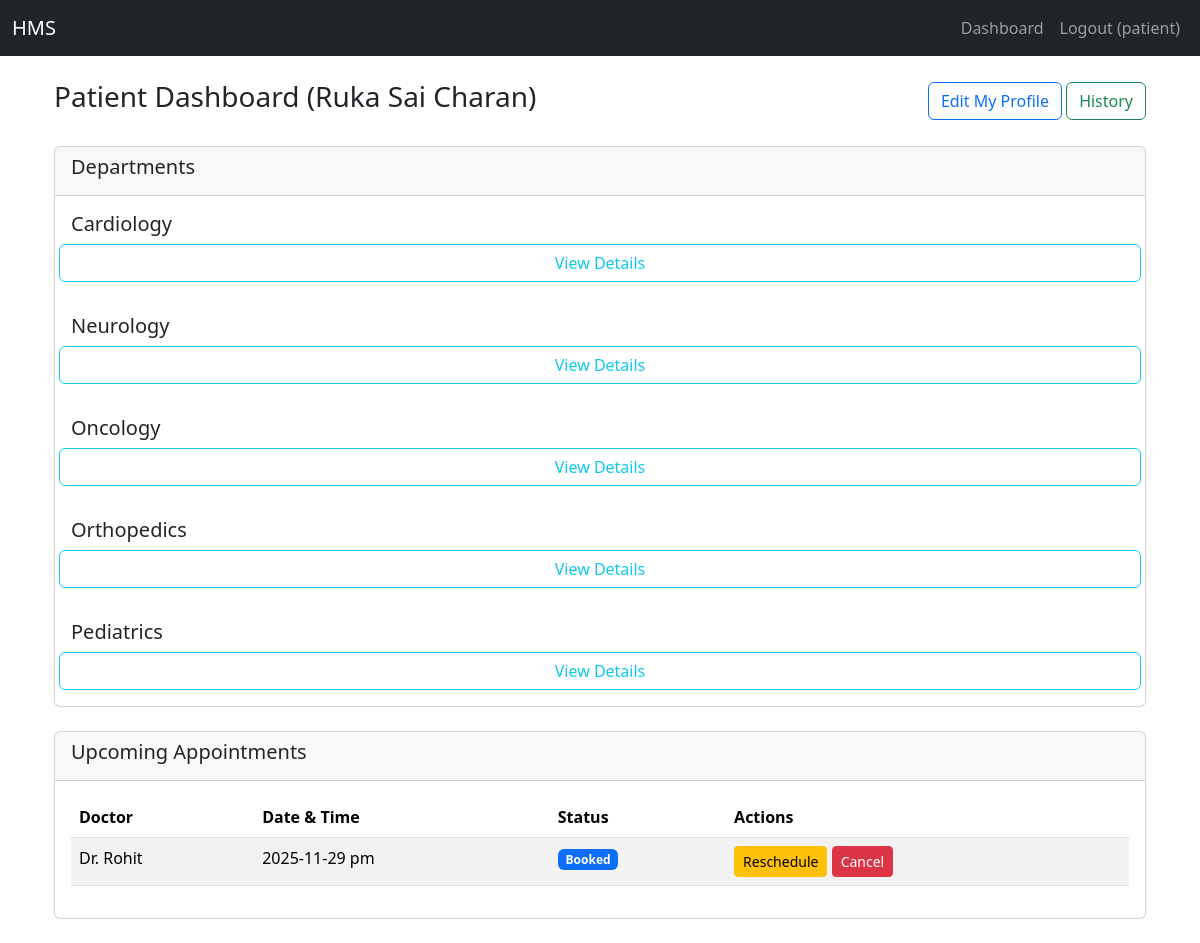
The page /patient/dashboard (signed in) on the database as committed earlier.
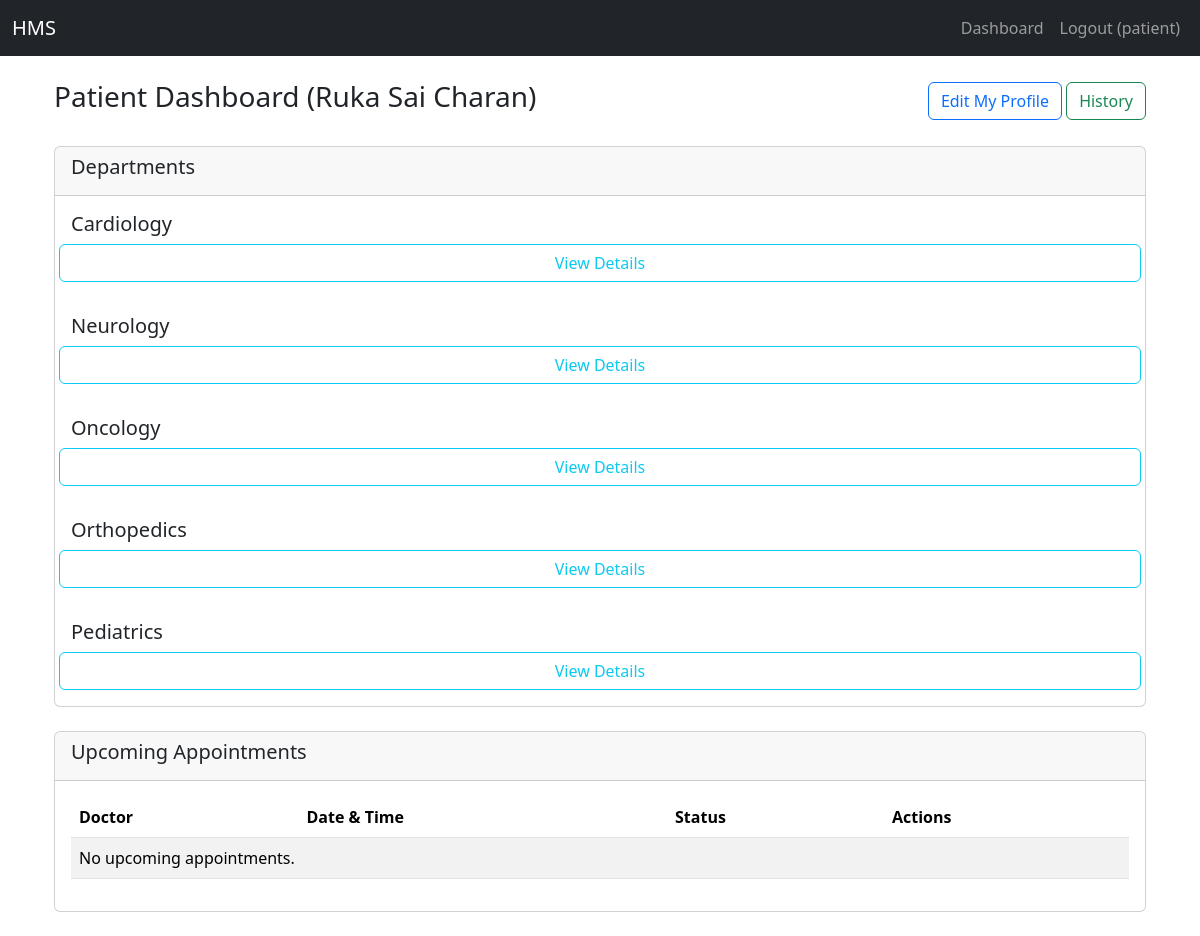
The same page on the database as committed later.
### models.py (models this page shows)
class Patient(db.Model):
    id = db.Column(db.Integer, primary_key=True)
    user_id = db.Column(db.Integer, db.ForeignKey('user.id'), nullable=False)
    name = db.Column(db.String(100), nullable=False)
    contact = db.Column(db.String(100))

class Department(db.Model):
    id = db.Column(db.Integer, primary_key=True)
    name = db.Column(db.String(100), unique=True, nullable=False)
    details = db.Column(db.String(100), default="")

class Appointment(db.Model):
    id = db.Column(db.Integer, primary_key=True)
    patient_id = db.Column(db.Integer, db.ForeignKey('patient.id'), nullable=False)
    doctor_id = db.Column(db.Integer, db.ForeignKey('doctor.id'), nullable=False)
    appointment_date = db.Column(db.String(100), nullable=False)
    status = db.Column(db.String(50), default='Booked') # e.g., Booked, Completed, Cancelled

class Doctor(db.Model):
    id = db.Column(db.Integer, primary_key=True)
    user_id = db.Column(db.Integer, db.ForeignKey('user.id'), nullable=False)
    department_id = db.Column(db.Integer, db.ForeignKey('department.id'), nullable=False)
    name = db.Column(db.String(100), nullable=False)
    dob = db.Column(db.DateTime, nullable=False)
    experience = db.Column(db.Integer, nullable=False)
    specialization = db.Column(db.String(100), nullable=False)
    qualifications = db.Column(db.String(100), nullable=True)
    availability = db.Column(db.String(200), default='{}')

### app.py (the view)
@app.route('/patient/dashboard', methods=['GET', 'POST'])
def patient_dashboard():
    if 'user_id' not in session or session.get('role') != 'patient':
        flash('Please log in as a patient.')
        return redirect(url_for('login'))
    patient = Patient.query.filter_by(user_id=session['user_id']).first()
    departments = Department.query.all()
    upcoming_appts_query = db.session.query(Appointment, Doctor).join(
        Doctor, Appointment.doctor_id == Doctor.id
    ).filter(
        Appointment.patient_id == patient.id,
        Appointment.status == 'Booked'
    ).all()
    past_appts_query = db.session.query(Appointment, Doctor).join(
        Doctor, Appointment.doctor_id == Doctor.id
    ).filter(
        Appointment.patient_id == patient.id,
        or_(Appointment.status == 'Completed', Appointment.status == 'Cancelled')
    ).all()
    past_app_data = []
    for appt, doctor in past_appts_query:
        treatment = None
        if appt.status == 'Completed':
            treatment = Treatment.query.filter_by(appointment_id=appt.id).first()
        past_app_data.append({
            'appointment': appt,
            'doctor_name': doctor.name,
            'treatment': treatment
        })
    print("APtientDara: ", patient.id)
    return render_template(
        'patient_dashboard.html',
        patient=patient,
        departments=departments,
        upcoming_appts=upcoming_appts_query, # These are (Appointment, Doctor) tuples
        past_app_data=past_app_data # This is our custom list of dicts
    )

### templates/patient_dashboard.html
{% extends "base.html" %}
{% block content %}
<div class="container-fluid">
    <div class="d-flex justify-content-between align-items-center mb-4">
        <h3>Patient Dashboard ({{ patient.name }})</h1>
        <div>
            <a href="{{ url_for('patient_profile') }}" class="btn btn-outline-primary">
                Edit My Profile
            </a>
            <a href="{{ url_for('patient_history', patient_id=patient.id) }}" class="btn btn-outline-success">
                History
            </a>
        </div>
    </div>
    <div class="card mb-4">
        <div class="card-header">
            <h5>Departments</h5>
        </div>
        {% for dept in departments %}
        <div class="card-body">
            <div class="row">
                <h5>{{dept.name}}</h5>
                <a href="" class="btn btn-outline-info">View Details</a>
            </div>
        </div>
        {% endfor %}
    </div>
    <div class="card mb-4">
        <div class="card-header">
            <h5>Upcoming Appointments</h5>
        </div>
        <div class="card-body">
            <table class="table table-striped">
                <thead>
                    <tr>
                        <th>Doctor</th>
                        <th>Date & Time</th>
                        <th>Status</th>
                        <th>Actions</th>
                    </tr>
                </thead>
                <tbody>
                    {% for appt, doctor in upcoming_appts %}
                    <tr>
                        <td>Dr. {{ doctor.name }}</td>
                        <td>{{ appt.appointment_date }}</td>
                        <td><span class="badge bg-primary">{{ appt.status }}</span></td>
                        <td>
                            <a href="{{ url_for('patient_reschedule_appointment', app_id=appt.id) }}" class="btn btn-warning btn-sm">
                                Reschedule
                            </a>
                            <a href="{{ url_for('patient_cancel_appointment', app_id=appt.id) }}"
                               class="btn btn-danger btn-sm"
                               onclick="return confirm('Are you sure you want to cancel this appointment?')">
                                Cancel
                            </a>
                        </td>
                    </tr>
                    {% endfor %}
                    {% if not upcoming_appts %}
                    <tr>
                        <td colspan="4">No upcoming appointments.</td>
                    </tr>
                    {% endif %}
                </tbody>
            </table>
        </div>
    </div>
</div>
{% endblock %}

### templates/base.html (shortened to what this page needs)
<!doctype html>
<html lang="en">
  <head>
    <link href="https://cdn.jsdelivr.net/npm/bootstrap@5.3.8/dist/css/bootstrap.min.css" rel="stylesheet">
  </head>
  <body>
    <nav class="navbar navbar-expand-lg navbar-dark bg-dark">
      <div class="container-fluid">
        <a class="navbar-brand" href="{{ url_for('index') }}">HMS</a>
        <div class="navbar-nav ms-auto">
          {% if session.user_id %}
            <a class="nav-link" href="{{ url_for('dashboard') }}">Dashboard</a>
            <a class="nav-link" href="{{ url_for('logout') }}">Logout ({{ session.role }})</a>
          {% else %}
            <a class="nav-link" href="{{ url_for('login') }}">Login</a>
            <a class="nav-link" href="{{ url_for('register') }}">Register (Patient)</a>
          {% endif %}
        </div>
      </div>
    </nav>
    <div class="container mt-4">
      {% block content %}{% endblock %}
    </div>
  </body>
</html>

Rows that differ between the two databases and show on the page:
removed Appointment: name "Rohit", appointment_date "2025-11-29 pm", status "Booked"
Other text that changed with them:
text now shown: "No upcoming appointments."
